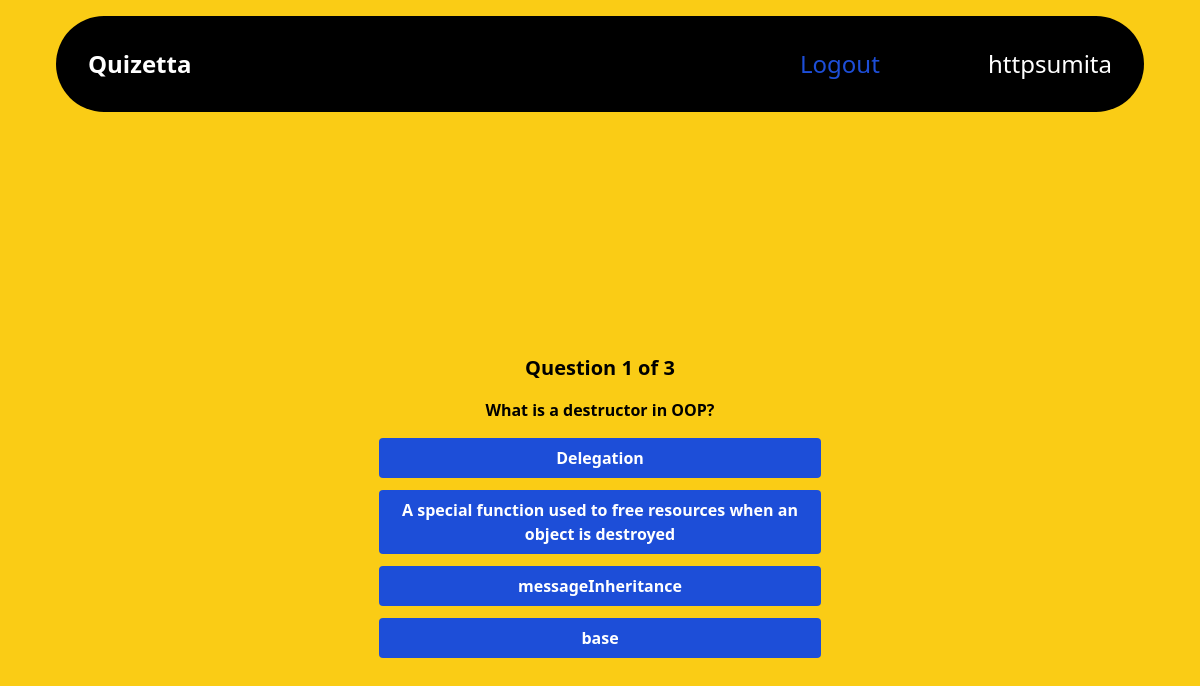
The app's page /game/ (signed in) with its own data.
### quizbase/models.py (models this page shows, shortened)
class Question(models.Model):
    text=models.CharField(max_length=500)
    correct_answer=models.CharField(max_length=100)
    points=models.IntegerField(default=1)
    def jumbled_choices(self):
        wrongchoices= random.sample(WRONG_CHOICES,3)
        choices=wrongchoices+[self.correct_answer]
        random.shuffle(choices)
        return choices

### quizbase/views.py (the view, shortened to what this page needs)
# urls.py: path('game/',views.start_game,name='game'),
@login_required(login_url='login')
def start_game(request):
    if "game_data" not in request.session:
        question_ids = list(Question.objects.values_list('id', flat=True).order_by("?")[:3])
        request.session["game_data"] = {
            "question_ids": question_ids,
            "current_index": 0,
            "score": 0,
        }
    game_data = request.session["game_data"]
    question_ids = game_data["question_ids"]
    current_index = game_data["current_index"]
    try:
        question = Question.objects.get(id=question_ids[current_index])
    except Question.DoesNotExist:
        del request.session["game_data"]
        return render('game')
    choices = question.jumbled_choices()
    context = {
        "question": question,
        "choices": choices,
        "current_index": current_index + 1,  # User-friendly index
        "total_questions": len(question_ids),
    }
    return render(request, "quizbase/game.html", context)

### quizbase/templates/quizbase/game.html (shortened to what this page needs)
{% extends "base.html" %}
{% block content %}
<div class="grid place-items-center h-screen font-semibold ">
    <div class="text-center">
        <h2 class="text-xl mb-4">Question {{ current_index }} of {{ total_questions }}</h2>
        <p class="mb-4">{{ question.text }}</p>
        <div class="space-y-2">
        <form method="POST">
            {% for choice in choices %}
                <button type="submit" name="selected_answer" value="{{ choice }}" class="w-1/2 py-2 bg-blue-700 text-white rounded hover:bg-blue-600 mb-3 p-1">
                    {{ choice }}
                </button>
            {% endfor %}
        </form>
        </div>
    </div>
</div>
{% endblock %}

### quizbase/templates/base.html (shortened to what this page needs)
{% load static %}
<!DOCTYPE html>
<html lang="en">
<head>
    <link href="{% static 'src/output.css' %}" rel="stylesheet">
</head>
<body class="bg-yellow-400">
    {% include 'nav.html'%}
    {% block content%}
    {% endblock content %}
</body>
</html>

### quizbase/templates/nav.html (shortened to what this page needs)
<nav class="bg-black border-gray-200 dark:bg-gray-900 rounded-full   mt-4 md:mx-14 p-4">
  <div class="max-w-screen-xl flex flex-wrap items-center justify-between mx-auto p-4">
    <a href="{% url 'home' %}" class="flex items-center space-x-3 rtl:space-x-reverse">
        <span class="  text-white self-center text-2xl font-semibold whitespace-nowrap">Quizetta</span>
    </a>
    <div class=" md:w-auto" id="navbar-default">
      <ul class="grid sm:grid-cols-2 w-auto font-medium  flex-col p-4 md:p-0 mt-4 border border-gray-100 rounded-lg bg-gray-50 md:flex-row md:space-x-8 rtl:space-x-reverse md:mt-0 md:border-0 md:bg-black dark:bg-gray-800 md:dark:bg-gray-900 dark:border-gray-700">
        {% if request.user.is_authenticated %}
        <li>
          <a href="{% url 'logout' %}" class="block py-2 px-3 text-2xl text-white bg-blue-700 rounded md:bg-transparent md:text-blue-700 md:p-0 dark:text-white md:dark:text-blue-500" aria-current="page">Logout</a>
        </li>
        <li>
          <a href="#" class="block py-2 px-3 text-2xl text-white rounded  md:border-0  md:p-0 dark:text-white cursor-default">{{request.user.username}}</a>
        </li>
        {% endif %}
      </ul>
    </div>
  </div>
</nav>

### records on screen
Question: text "What is a destructor in OOP?", choices "A special function used to free resources when an object is destroyed"

### other values on screen
{{ request.user.username }} "httpsumita"
{{ current_index }} "1"
{{ total_questions }} "3"
{{ choice }} "Delegation" "messageInheritance" "base"
